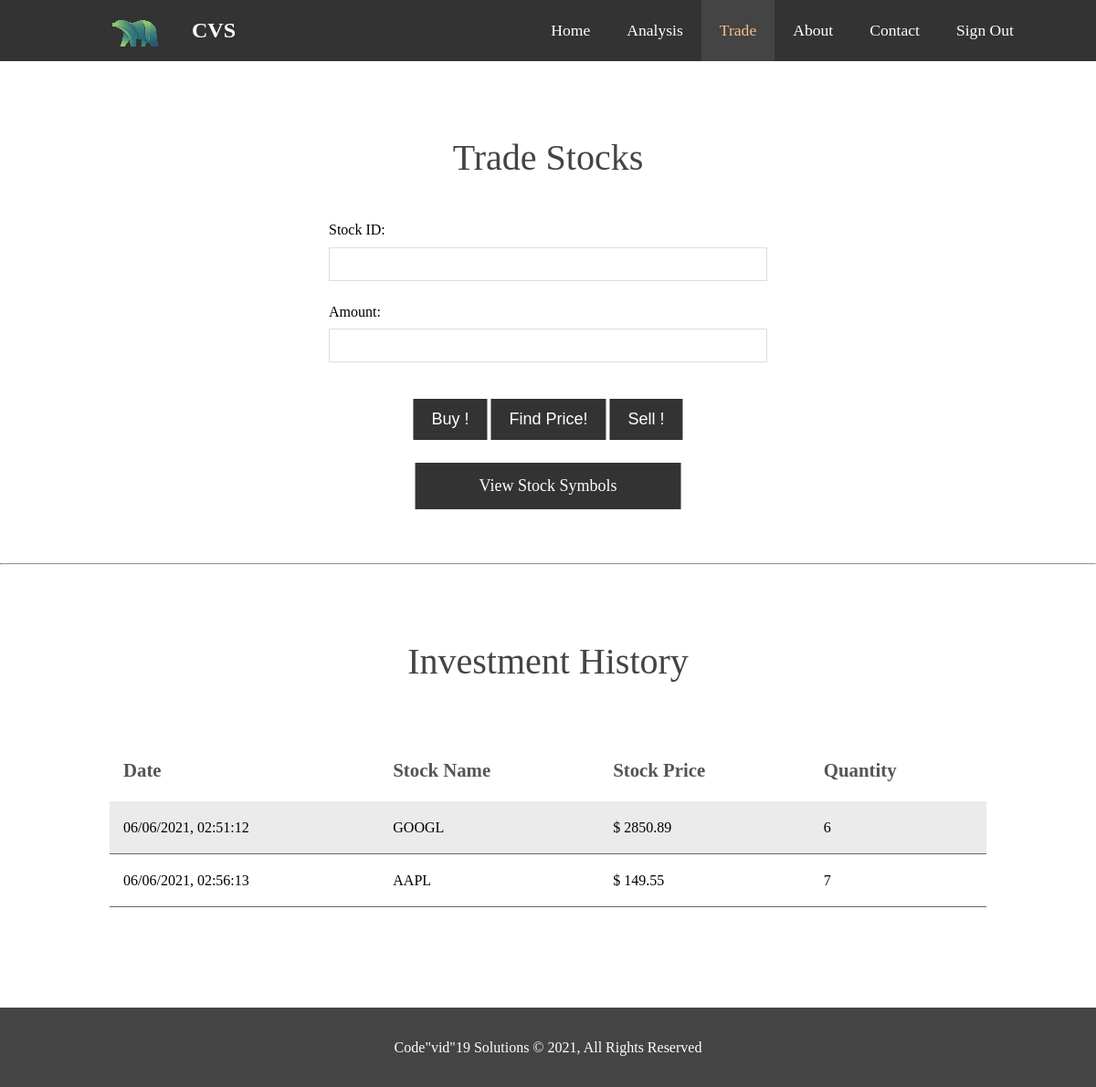
/trade (signed in), run on an earlier commit of the app's database.
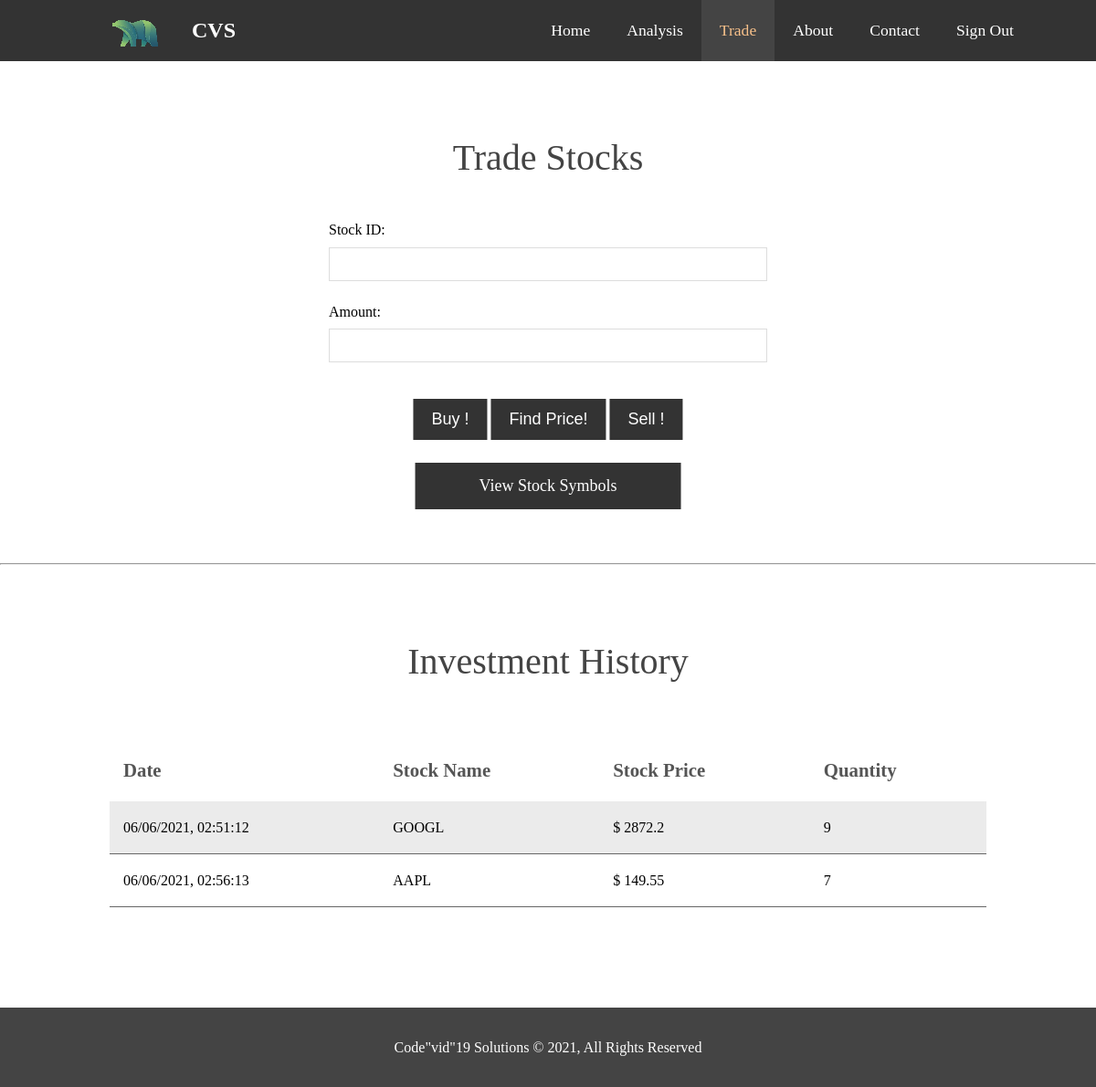
And on a later commit of the database.
### tables this page shows
CREATE TABLE stock(Date Date, Stock_Symbol Text, Price real, Quantity int, Email Text);

### back.py (the view, shortened to what this page needs)
@app.route("/trade", methods=["GET", "POST"])
def trade():
    if g.user:
        user_email = g.user
        transactions = stock.query(user_email[0], path)
        return render_template("trade.html", transactions=transactions)
    return redirect("/")

### back.py (called while the page is built)
@app.before_request
def security():
    g.user = None
    if "user_email" in session:
        emails = users.getemail(path)
        try:
            useremail = [
                email for email in emails if email[0] == session["user_email"]
            ][0]
            g.user = useremail
        except Exception as e:
            print("Failed")

### models/stock.py (called while the page is built)
def query(email: str, path: str) -> list:
    conn = s.connect(path)
    cur = conn.cursor()
    que = f"SELECT * FROM stock WHERE Email ='{email}'"
    cur.execute(que)
    res = cur.fetchall()
    return res

### models/users.py (called while the page is built)
def getemail(path: str):
    conn = s.connect(path)
    cur = conn.cursor()
    gml = 'SELECT Email FROM user'
    cur.execute(gml)
    emails = cur.fetchall()
    return emails

### templates/trade.html (shortened to what this page needs)
<!DOCTYPE html>
<html lang="en">
<head>
    <link rel="stylesheet" href="../static/css/style.css">
    <link rel="stylesheet" href="../static/css/style_buy.css">
</head>
<body>
    <header>
        <nav id="navbar">
            <div class="container">
                <img src="../static/img/web_logo.png" alt="logo" class="c-logo">
                <h1 class="logo"><a href="index">CVS</a></h1>
                <ul>
                    <li><a href="index">Home</a></li>
                    <li><a href="inv">Analysis</a></li>
                    <li><a class="current" href="trade">Trade</a></li>
                    <li><a href="about">About</a></li>
                    <li><a href="contact">Contact</a></li>
                    <li><a href="http://localhost:8000/" class="f90-logout-button">Sign Out</a></li>
                </ul>
            </div>
        </nav>
    </header>
    <section class="contact-form1" id="contact-form">
        <div class="contain">
            <h1>Trade Stocks</h1>
            <form action="" method="post">
                <div class="form-group">
                    <label for="stockid">Stock ID:</label>
                    <input type="text" name="stockid" id="stockid" required>
                </div>
                <div class="form-group">
                    <label for="amount">Amount:</label>
                    <input type="number" name="amount" id="amount" required>
                </div>
                <div class="d-button">
                    <button id="submit" type="submit" class="btn" name="b1" value="b1">Buy !</button>
                    <button type="submit" class="btn" name="p1" value="p1">Find Price!</button>
                    <button type="submit" class="btn" name="s1" value="s1">Sell !</button>
                </div>
            </form>
        </div>
        <div class="d-button">
            <a href="https://stockanalysis.com/stocks/" target="_blank" class="btn" style="padding-left: 70px; padding-right: 70px;">View Stock Symbols</a>
        </div>
    </section>
    <hr>
    <section id="flip-box">
        <h1 class="py-4">Investment History</h1>
        <div class="wrapper">
            <table class="stock-table">
                <tr class="heading">
                    <th>Date</th>
                    <th>Stock Name</th>
                    <th>Stock Price</th>
                    <th>Quantity</th>
                </tr>
            {% for transaction in transactions %}
                <tr class="data">
                    <td>{{ transaction[0] }}</td>
                    <td>{{ transaction[1] }}</td>
                    <td>$ {{ transaction[2] }}</td>
                    <td>{{ transaction[3] }}</td>
                </tr>
            {% endfor %}
            </table>
        </div>
    </section>
    <footer id="main-footer">
        <p>Code"vid"19 Solutions &copy; 2021, All Rights Reserved</p>
    </footer>
</body>
</html>

### static/css/style.css (style rules this page uses)
* { margin: 0; padding: 0; box-sizing: border-box; }
html,body { font-family: 'Montserrat'; line-height: 1.7em; }
a { color: #333; text-decoration: none; }
h1 { padding-bottom: 20px; color: #555; }
p { margin: 10px 0; }
img { image-rendering: pixelated; }
.container, .container0 { margin: auto; font-family: 'Montserrat'; max-width: 1100px; overflow: auto; padding: 0 20px; }
.btn { display: inline-block; font-size: 18px; color: #ffffff; background: #333; padding: 12px 20px; border: none; transition-duration: 0.4s; }
.d-button { position: absolute; left: 50%; transform: translateX(-50%); margin: 20px 0px; }
.py-4 { padding: 60px 0px 40px; }
#navbar { background: #333; color: #ffffff; overflow: auto; }
#navbar a { color: #ffffff; }
#navbar h1 { float: left; padding-top: 20px; }
#navbar ul { list-style: none; float: right; }
#navbar ul li { float: left; }
#navbar ul li a, #navbar ul li #sign-out { font-size: 1.1rem; display: inline-block; padding: 20px; text-align: center; }
#navbar ul li a:hover, #navbar ul li a.current { background: #444; color: #f7c08a; transition-duration: 0.5s; }
.contact-form1 { height: 550px; }
#contact-form .form-group { font-family: 'Montserrat'; margin-bottom: 20px; }
#contact-form label { display: block; margin-bottom: 5px; }
#contact-form input, #contact-form textarea { width: 100%; padding: 10px; border: 1px #ddd solid; }
.contain { display: block; overflow: auto; padding: 60px 30%; min-height: 420px; }
.stock-table { width: 100%; margin-bottom: 110px; border-collapse: collapse; }
th { padding: 15px; text-align: left; }
td { padding: 15px; text-align: left; border-bottom: 1px solid #666; }
tr:nth-child(even) { background-color: #ebebeb; }
.heading th { font-size: 1.3rem; color: #555; padding: 20px 15px; }
.c-logo { float: left; width: 80px; height: 40px; border-radius: 50%; margin-top: 15px; margin-left: 40px; margin-right: 20px; }
#main-footer { font-family: 'Montserrat'; position: relative; bottom: 0; width: 100%; text-align: center; background: #444; color: #ffffff; padding: 20px; z-index: 9999; }

### static/css/style_buy.css (style rules this page uses)
* { margin: 0; padding: 0; -webkit-box-sizing: border-box; box-sizing: border-box; }
#flip-box h1 { font-size: 2.5rem; font-family: 'Montserrat'; font-weight: normal; color: #444; text-align: center; margin: 2rem 0; }
#contact-form h1 { font-size: 2.5rem; font-family: 'Montserrat'; font-weight: normal; color: #444; text-align: center; margin: 2rem 0; }
.wrapper { display: inline-flex; width: 80%; margin: 0 10% ; max-width: 90rem; }

What changed in the data, as far as the page shows it:
changed stock "GOOGL": Price "2850.89" → "2872.2"; Quantity "6" → "9"
